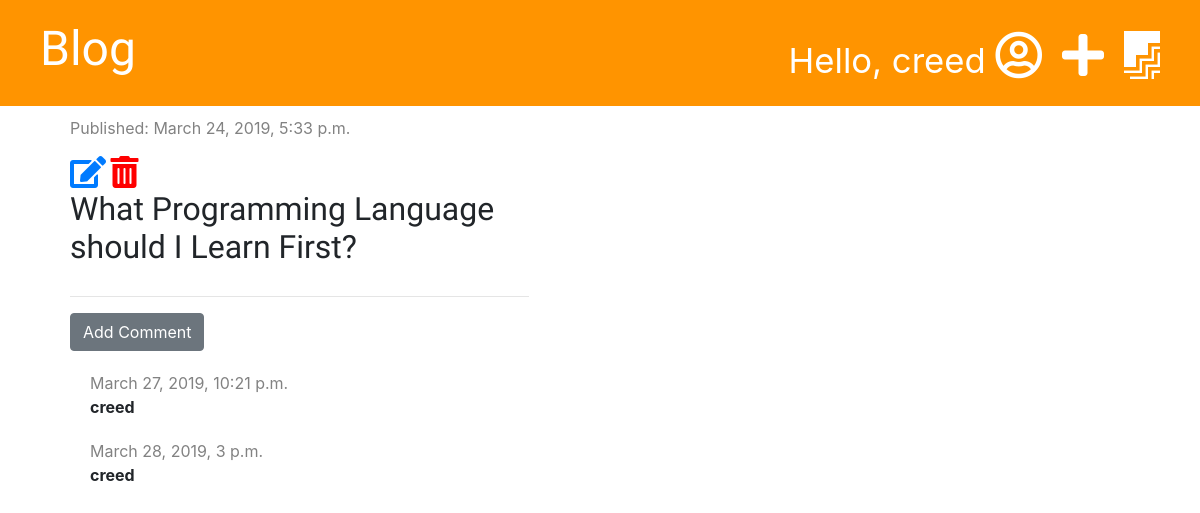
Page /post/1/ (signed in) on the earlier database version.
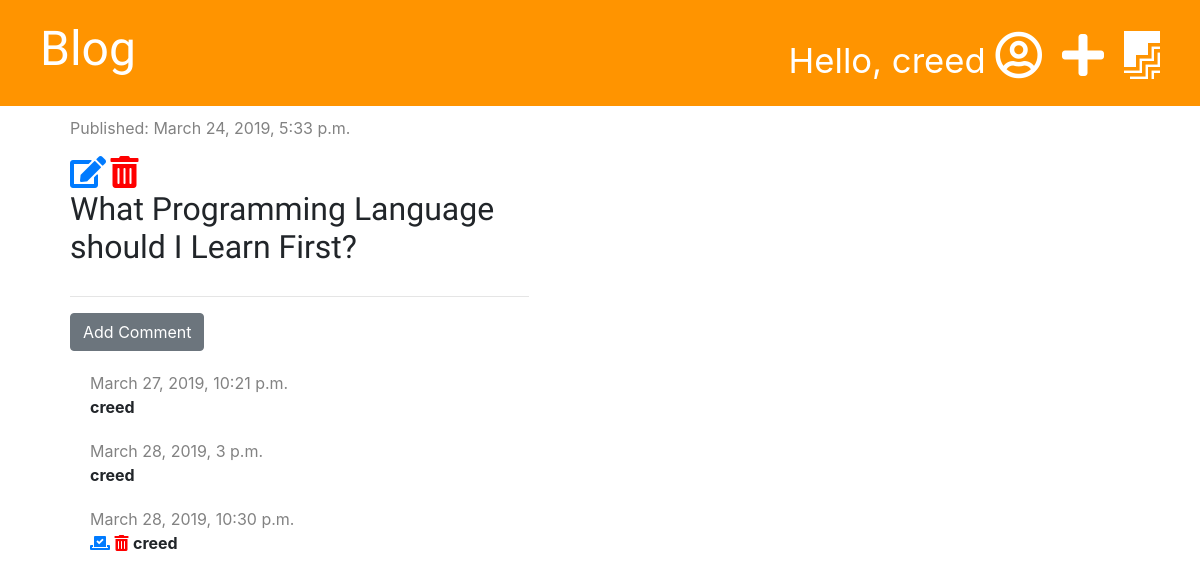
Same page on the later database version.
### blog/models.py (models this page shows, shortened)
class Comment(models.Model):
    post = models.ForeignKey('blog.Post', on_delete=models.CASCADE,related_name='comments')
    author = models.CharField(max_length=200)
    text = models.TextField()
    created_date = models.DateTimeField(default=timezone.now)
    approved = models.BooleanField(default=False)

### blog/views.py (the view)
# urls.py: path('post/<int:pk>/', views.post_detail, name='post_detail'),
def post_detail(request, pk):
    post = get_object_or_404(Post,pk=pk)
    stuff_for_frontend = {'post' : post}
    return render(request, 'blog/post_detail.html',stuff_for_frontend)

### blog/templatetags/markdownify.py (called while the page is built)
@register.filter
def markdown(value):
    renderer = HighlightRenderer()
    markdown = mistune.Markdown(renderer=renderer)
    return markdown(value)

### blog/templates/blog/post_detail.html (shortened to what this page needs)
{% extends 'blog/base.html' %}
{% load markdownify %}
{% block content %}
    <div class="post">
        {% if post.published_date %}
            <div class="date">
                <p>Published: {{ post.published_date }}</p>
            </div>
        {% else %}
            <a href="{% url 'post_publish' pk=post.pk %}" class="btn btn-primary">Publish</a>
        {% endif %}
        {% if user.is_authenticated %}
            <a href="{% url 'post_edit' pk=post.pk %}"><i class="fas fa-edit fa-2x" sytle="color: #339af0"></i></a>
            <a href="{% url 'post_delete' pk=post.pk %}"
                onclick="return confirm('Are you sure you want to delete this post?')">
                <i class="fas fa-trash-alt fa-2x" style="color: red"></i>
            </a>
        {% endif %}
        <h1>{{ post.title }}</h1>
    </div>
    <hr>
    <a href="{% url 'add_comment_to_post' pk=post.pk %}" class="btn btn-secondary">Add Comment</a>
    {% for comment in post.comments.all %}
        {% if user.is_authenticated or comment.approved %}
            <div class="comment">
                <div class="date">
                    {{ comment.created_date }}
                </div>
                {% if not comment.approved and user.is_superuser %}
                    <a href="{% url 'comment_approve' pk=comment.pk %}"><i class="fas fa-vote-yea"></i></a>
                    <a href="{% url 'comment_remove' pk=comment.pk %}"><i class="fas fa-trash-alt" style="color: red"></i></a>
                {% endif %}
                <strong>{{ comment.author }}</strong>
            </div>
            {% endif %}
        {% empty %}
            <p>0 Comments</p>
    {% endfor%}
{% endblock %}

Differences in the rows shown:
added Comment: created_date "March 28, 2019, 10:30 p.m.", approved False (drawn), author "creed"
